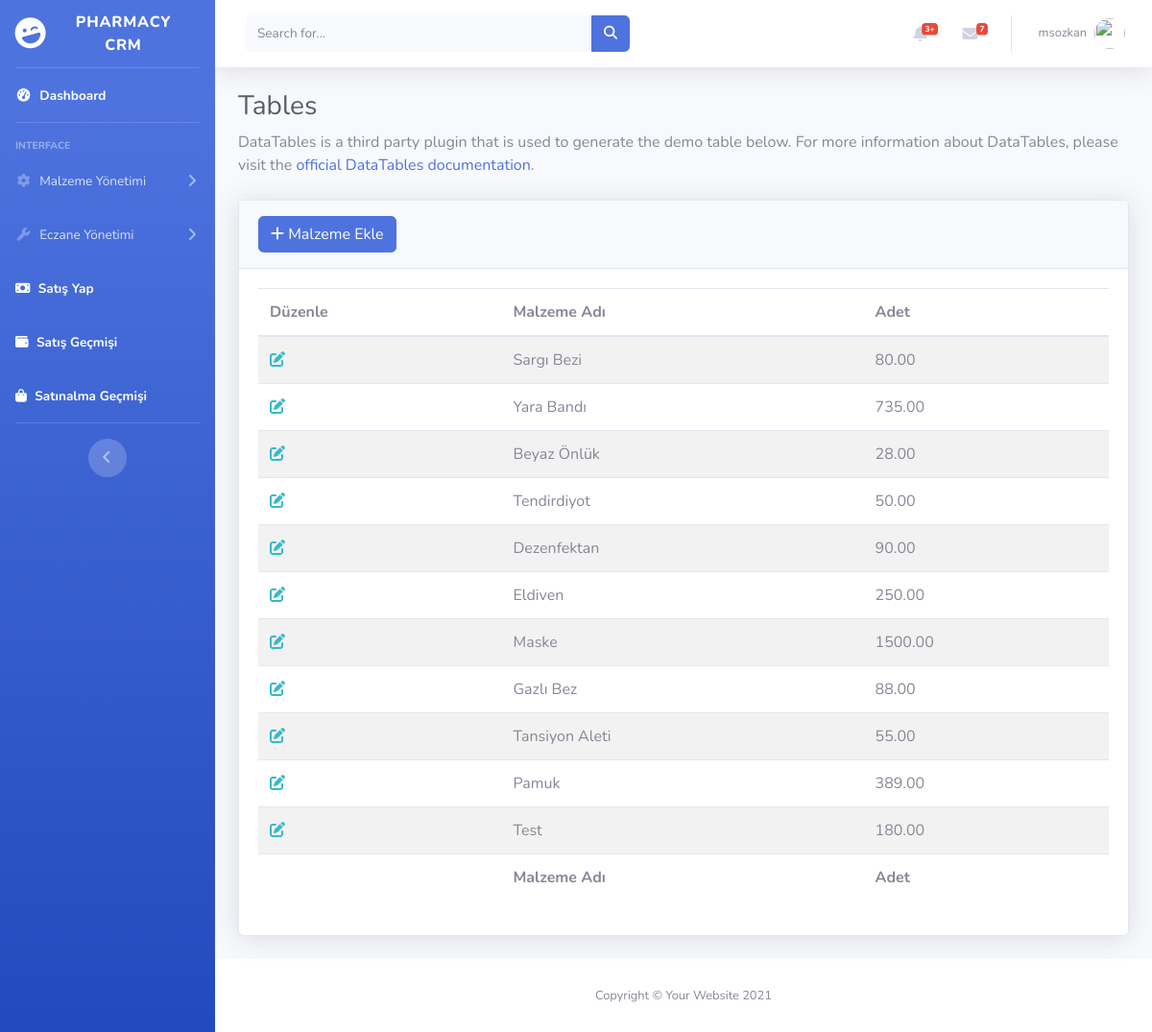
Before: /items (signed in) with the older database file.
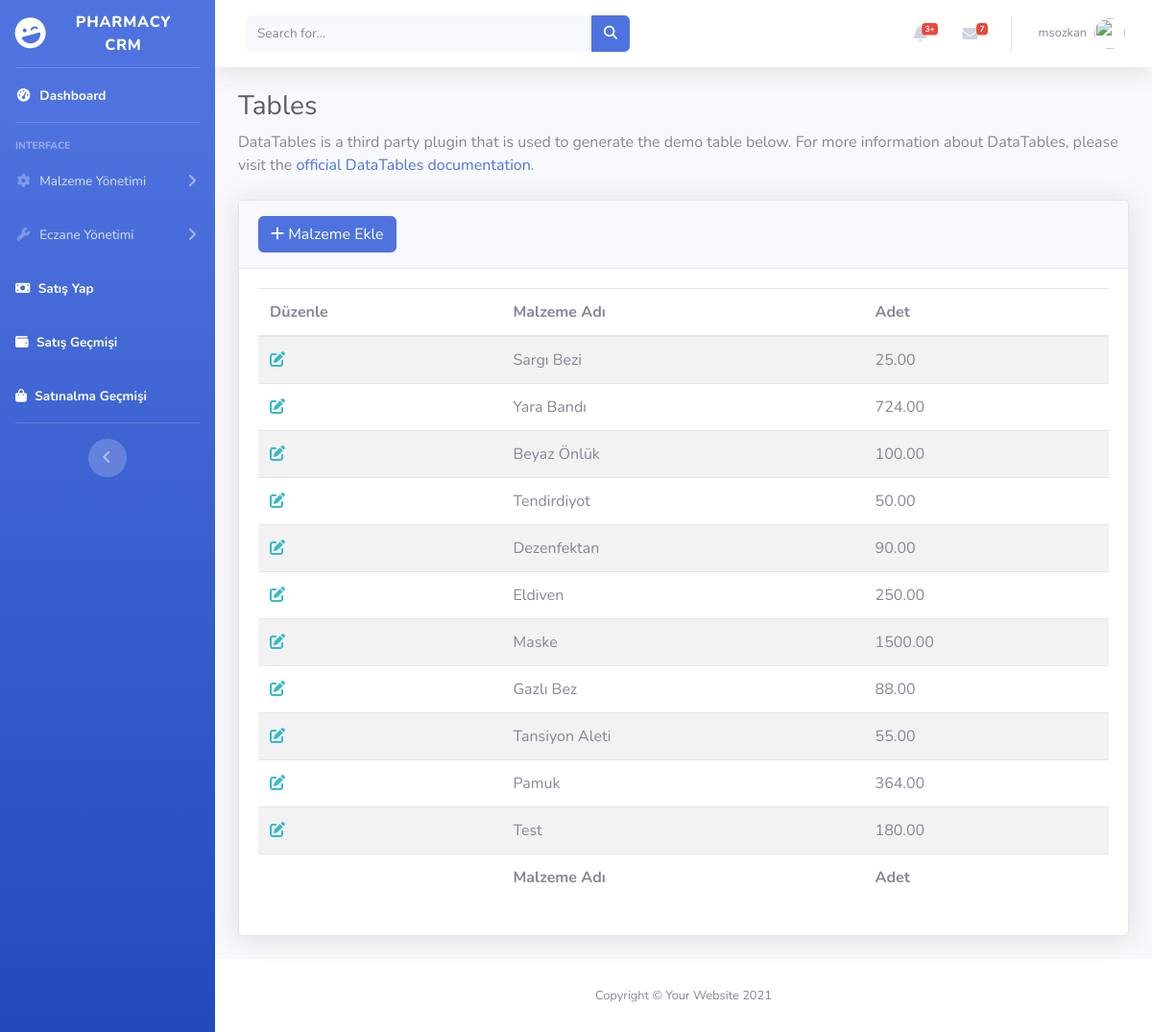
After: the same page with the newer database file.
### items/models.py (models this page shows, shortened)
class Items(models.Model):
    item_name=models.CharField(max_length=60)
    quantity=models.DecimalField(max_digits=10,decimal_places=2)
    status=models.BooleanField(default=True)
    created_at = models.DateTimeField(auto_now_add=True,null=True,blank=True)
    updated_at = models.DateTimeField(auto_now=True,null=True,blank=True)

### items/views.py (the view)
# urls.py: path("items",views.item_list,name="item_list"),
@admin_login_required(login_url = "accounts:index")
def item_list(request):
    items=Items.objects.all()
    return render(request,"item_list.html",{"items":items})

### pharmacy/utils.py (called while the page is built, shortened)
def user_passes_test(
    test_func, login_url=None, redirect_field_name=REDIRECT_FIELD_NAME
):
    def decorator(view_func):
        @wraps(view_func)
        def _wrapped_view(request, *args, **kwargs):
            if test_func(request.user):
                return view_func(request, *args, **kwargs)
        return _wrapped_view
    return decorator

def admin_login_required(
    function=None, redirect_field_name=REDIRECT_FIELD_NAME, login_url=None
):
    actual_decorator = user_passes_test(
        lambda u: u.userprofile.status==1,
        login_url=login_url,
        redirect_field_name=redirect_field_name,
    )
    if function:
        return actual_decorator(function)
    return actual_decorator

### items/templates/item_list.html (shortened to what this page needs)
{% extends 'layout.html' %}
{% load static %}
{% block css %}
    <link href="https://cdn.datatables.net/1.12.1/css/dataTables.bootstrap5.min.css" rel="stylesheet"/>
    <link href="https://cdn.datatables.net/responsive/2.3.0/css/responsive.bootstrap5.min.css" rel="stylesheet" />
    <link href="https://cdn.datatables.net/buttons/2.2.3/css/buttons.dataTables.min.css" rel="stylesheet"/>
<link
  rel="stylesheet"
  href="https://cdnjs.cloudflare.com/ajax/libs/font-awesome/6.2.0/css/all.min.css"
/>
{% endblock  %}
{% block body %}
                <div class="container-fluid">
                    <h1 class="h3 mb-2 text-gray-800">Tables</h1>
                    <p class="mb-4">DataTables is a third party plugin that is used to generate the demo table below.
                        For more information about DataTables, please visit the <a target="_blank"
                            href="https://datatables.net">official DataTables documentation</a>.</p>
                    <div class="card shadow mb-4">
                        <div class="card-header py-3">
                            <h6 class="m-0 font-weight-bold text-primary">  <a class="btn btn-primary" href="{% url 'items:add_item'%}">
                                <i class="fa fa-plus"></i>
                                Malzeme Ekle</a>
                             </h6>
                        </div>
                        <div class="card-body">
                            <div class="table-responsive">
                                <table
                                id="example"
                                class="table table-striped nowrap"
                                style="width: 100%!important">
                                <thead>
                                    <tr>
                                      <th data-priority="1">Düzenle</th>
                                      <th data-priority="2">Malzeme Adı</th>
                                      <th data-priority="3">Adet</th>
                                    </tr>
                                  </thead>
                                  <tbody>
                                    {% for item in items %}
                                    <tr>
                                      <td>
                                        <a href="#" target="_blank">
                                          <i
                                            class="fa fa-pen-to-square fa-1x text-info text-btn-size"
                                          ></i>
                                        </a>
                                      </td>
                                      <td>{{item.item_name}}</td>
                                      <td>
                                        {{item.quantity}}
                                      </td>
                                    </tr>
                                    {% endfor %}
                                  </tbody>
                                  <tfoot>
                                    <tr >
                                      <th ></th>
                                      <th>Malzeme Adı</th>
                                      <th>Adet</th>
                                    </tr>
                                  </tfoot>
                                </table>
                            </div>
                        </div>
                    </div>
                </div>
{% endblock  %}

Changed rows visible on the page:
changed Items "Sargı Bezi": quantity "80.00" → "25.00"
changed Items "Yara Bandı": quantity "735.00" → "724.00"
changed Items "Beyaz Önlük": quantity "28.00" → "100.00"
changed Items "Pamuk": quantity "389.00" → "364.00"
